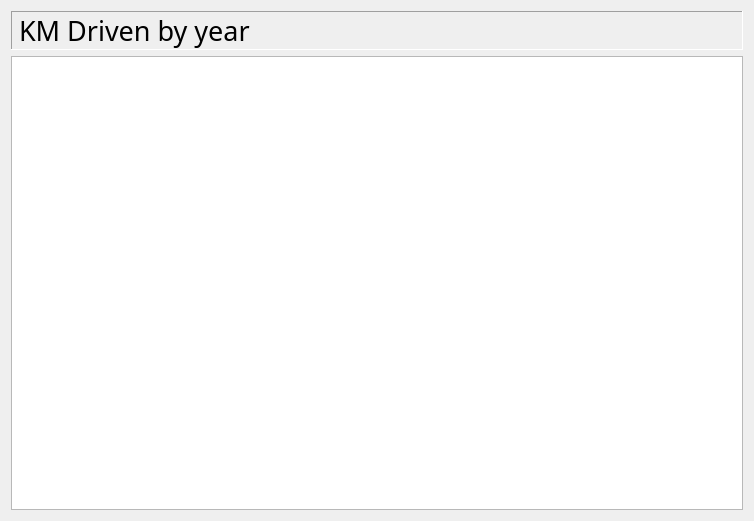
<?xml version="1.0" encoding="UTF-8"?>
<ui version="4.0">
 <class>InfoTable</class>
 <widget class="QDialog" name="InfoTable">
  <property name="geometry">
   <rect>
    <x>0</x>
    <y>0</y>
    <width>754</width>
    <height>521</height>
   </rect>
  </property>
  <property name="windowTitle">
   <string>Dialog</string>
  </property>
  <layout class="QVBoxLayout" name="verticalLayout">
   <item>
    <widget class="QLabel" name="label">
     <property name="font">
      <font>
       <family>Segoe Fluent Icons</family>
       <pointsize>20</pointsize>
      </font>
     </property>
     <property name="frameShape">
      <enum>QFrame::Panel</enum>
     </property>
     <property name="frameShadow">
      <enum>QFrame::Sunken</enum>
     </property>
     <property name="lineWidth">
      <number>1</number>
     </property>
     <property name="text">
      <string>KM Driven by year</string>
     </property>
     <property name="textFormat">
      <enum>Qt::RichText</enum>
     </property>
     <property name="scaledContents">
      <bool>false</bool>
     </property>
    </widget>
   </item>
   <item>
    <widget class="QTableView" name="infotableView"/>
   </item>
  </layout>
 </widget>
 <resources/>
 <connections/>
</ui>
